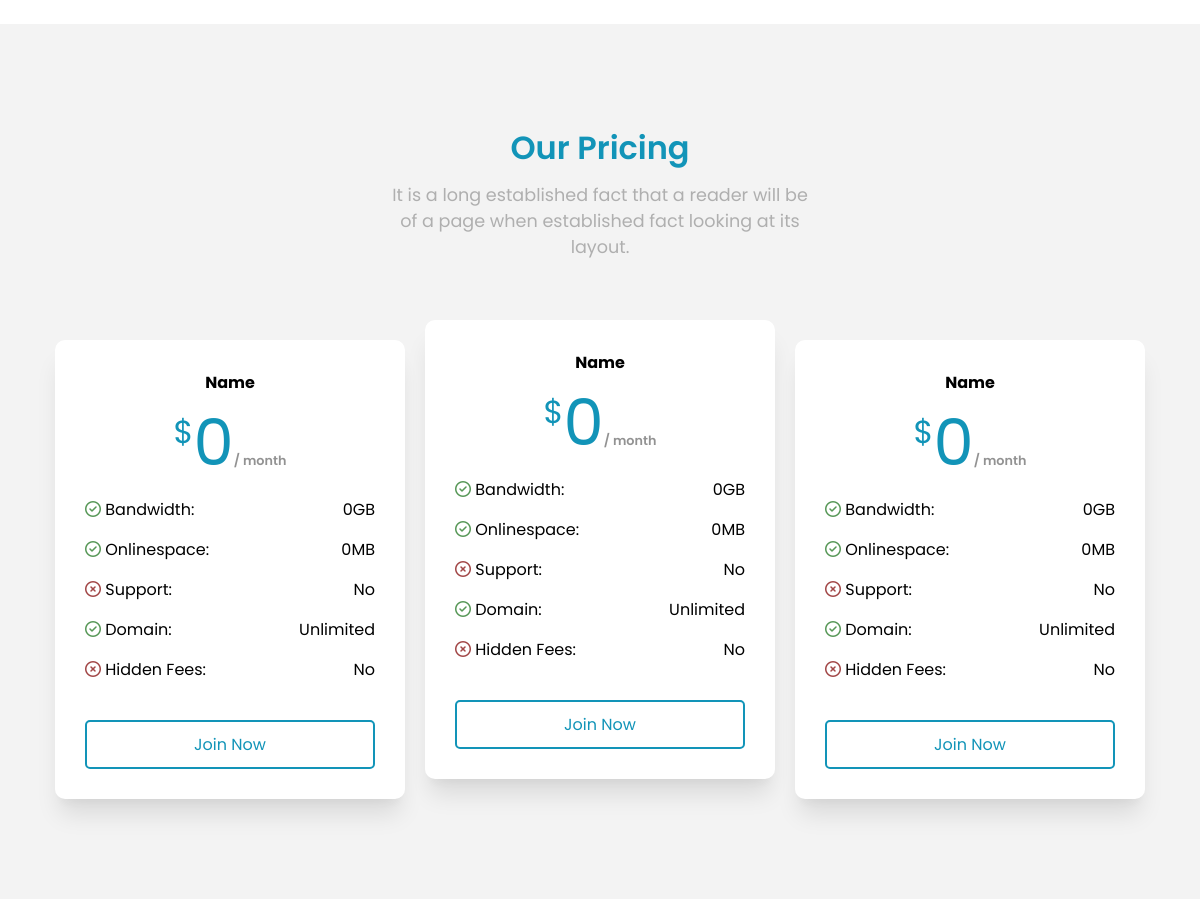
Before: / (middle part) with the older database file.
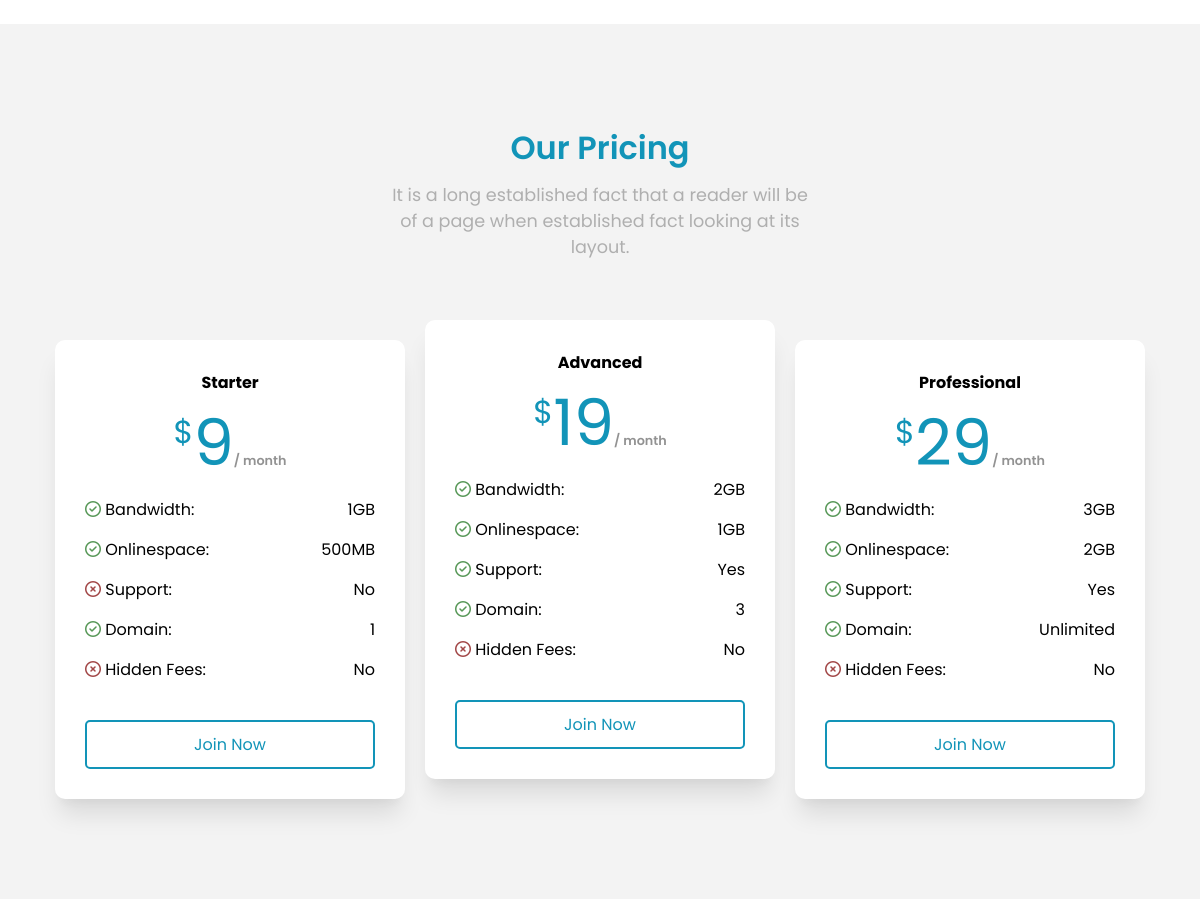
After: the same page with the newer database file.
### tables this page shows
CREATE TABLE IF NOT EXISTS `pricing` (
  `id` int(11) NOT NULL AUTO_INCREMENT,
  `Name` varchar(50) NOT NULL DEFAULT 'Name',
  `Price` float NOT NULL DEFAULT '0',
  `Sale` int(11) NOT NULL DEFAULT '0',
  `Bandwidth` int(11) NOT NULL DEFAULT '0',
  `Onlinespace` int(11) NOT NULL DEFAULT '0',
  `Support` tinyint(4) NOT NULL DEFAULT '0',
  `HiddenFees` tinyint(4) NOT NULL DEFAULT '0',
  `Domain` varchar(50) NOT NULL DEFAULT 'Unlimited',
  PRIMARY KEY (`id`)
);

### src/db-functions.php (called while the page is built, shortened)
<?php
function connexion()
{
    try {
        $db = new PDO(
            'mysql:host=127.0.0.55;port=3306;dbname=landingPage',
            'root',
            '',
            [
                \PDO::ATTR_ERRMODE            => \PDO::ERRMODE_EXCEPTION,
                \PDO::ATTR_DEFAULT_FETCH_MODE => \PDO::FETCH_ASSOC,
                \PDO::MYSQL_ATTR_INIT_COMMAND => 'SET NAMES utf8'
            ]
        );
    } catch (PDOException $e) {
        print "Erreur !: " . $e->getMessage() . "<br/>";
        die();
    }
    return $db;
}
function findAll()
{
    $db = connexion();
    $sql = "SELECT *
            FROM
                pricing
                LIMIT 3";
    $stmt = $db->prepare($sql);
    $stmt->execute();
    $products = $stmt->fetchAll();
    return $products;
}

### index.php (the view, shortened to what this page needs)
<?php
require_once('src/db-functions.php');
?>
<!DOCTYPE html>
<html lang="en">
<head>
    <link rel="stylesheet" href="https://cdnjs.cloudflare.com/ajax/libs/font-awesome/6.2.0/css/all.min.css" />
    <link rel="stylesheet" href="https://cdn.jsdelivr.net/npm/swiper@8/swiper-bundle.min.css" />
    <link rel="stylesheet" href="css/style.css">
</head>
<body>
    <main id="main">
        <article>
            <section class="creativity">
            </section>
            <section class="pricing gray" id="pricing">
                <div class="section-header">
                    <h1>Our Pricing</h1>
                    <p>
                        It is a long established fact that a reader will be of a page when established fact looking at
                        its layout.
                    </p>
                </div>
                <div class="pricing-cards row-center">
                    <?php
                    $pricings = findAll();
                    foreach ($pricings as $pricing) {
                        $price = $pricing["Price"]*(1-($pricing["Sale"]/100));
                        $onlineSpace = $pricing["Onlinespace"];
                        $onlineSpaceUnit = 'MB';
                        if ($pricing["Onlinespace"] >= 1000) {
                            $onlineSpaceUnit = 'GB';
                            $onlineSpace = $onlineSpace / 1000;
                        }
                        $support = ( $pricing["Support"]) ? 'Yes' : 'No';
                        $HiddenFees = ( $pricing["HiddenFees"]) ? 'Yes' : 'No';
                        $SupportMark = ( $pricing["Support"]) ? 'fa-circle-check' : 'fa-regular fa-circle-xmark';
                        $HiddenFeesMark = ( $pricing["HiddenFees"]) ? 'fa-circle-check' : 'fa-regular fa-circle-xmark';
                        echo '<div class="pricing-card col-3">',
                        '<h4>' . $pricing["Name"] . '</h4>',
                        '<div class="price">',
                        ' <p><sup>$</sup>' . $price . '<span>/ month</span></p>',
                        '</div>',
                        '<ul>',
                        ' <li><span><i class="fa-regular fa-circle-check"></i> Bandwidth:</span> <span>' . $pricing["Bandwidth"] . 'GB</span></li>',
                        ' <li><span><i class="fa-regular fa-circle-check"></i> Onlinespace:</span> <span>' . $onlineSpace . $onlineSpaceUnit . '</span>',
                        ' </li>',
                        ' <li><span><i class="fa-regular '.$SupportMark.'"></i> Support:</span> <span>'.$support.'</span></li>',
                        ' <li><span><i class="fa-regular fa-circle-check"></i> Domain:</span> <span>' . $pricing["Domain"] . '</span>',
                        ' </li>',
                        ' <li><span><i class="fa-regular '.$HiddenFeesMark.'"></i> Hidden Fees:</span> <span>' . $HiddenFees . '</span></li>',
                        ' </ul>',
                        ' <div class="btn btn-white">Join Now</div>',
                        ' </div>';
                    }
                    ?>
                </div>
            </section>
        </article>
    </main>
</body>
</html>

Changed rows visible on the page:
changed pricing: Name "Name" → "Starter"; Price "0" → "9"; Bandwidth "0" → "1"; Onlinespace "0" → "500"; Domain "Unlimited" → "1"
changed pricing: Name "Name" → "Advanced"; price "0" → "19"; Bandwidth "0" → "2"; Onlinespace "0" → "1"; Onlinespace "MB" → "GB"; Support "No" → "Yes"; Domain "Unlimited" → "3"
changed pricing "Unlimited": Name "Name" → "Professional"; Price "0" → "29"; Bandwidth "0" → "3"; Onlinespace "0" → "2"; Onlinespace "MB" → "GB"; Support "No" → "Yes"
